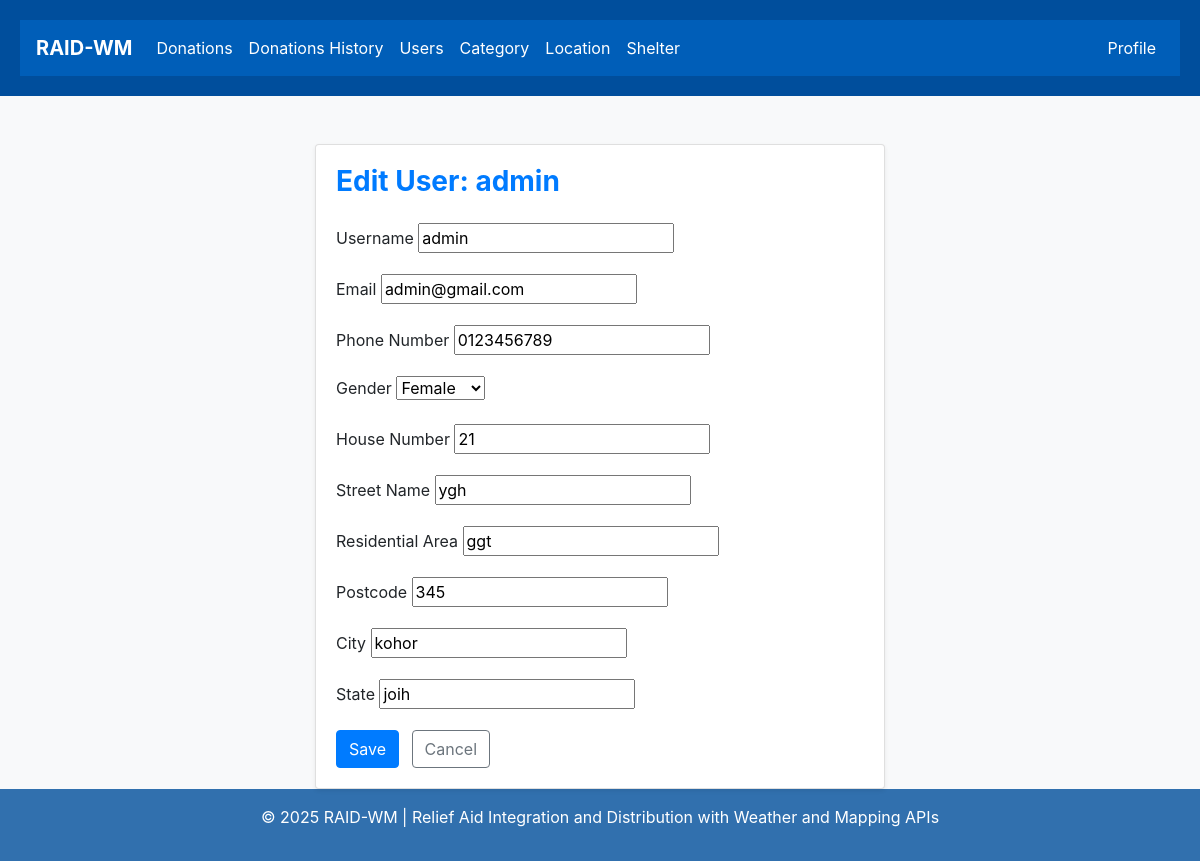
The page /users/edit/1/ (signed in) on the database as committed earlier.
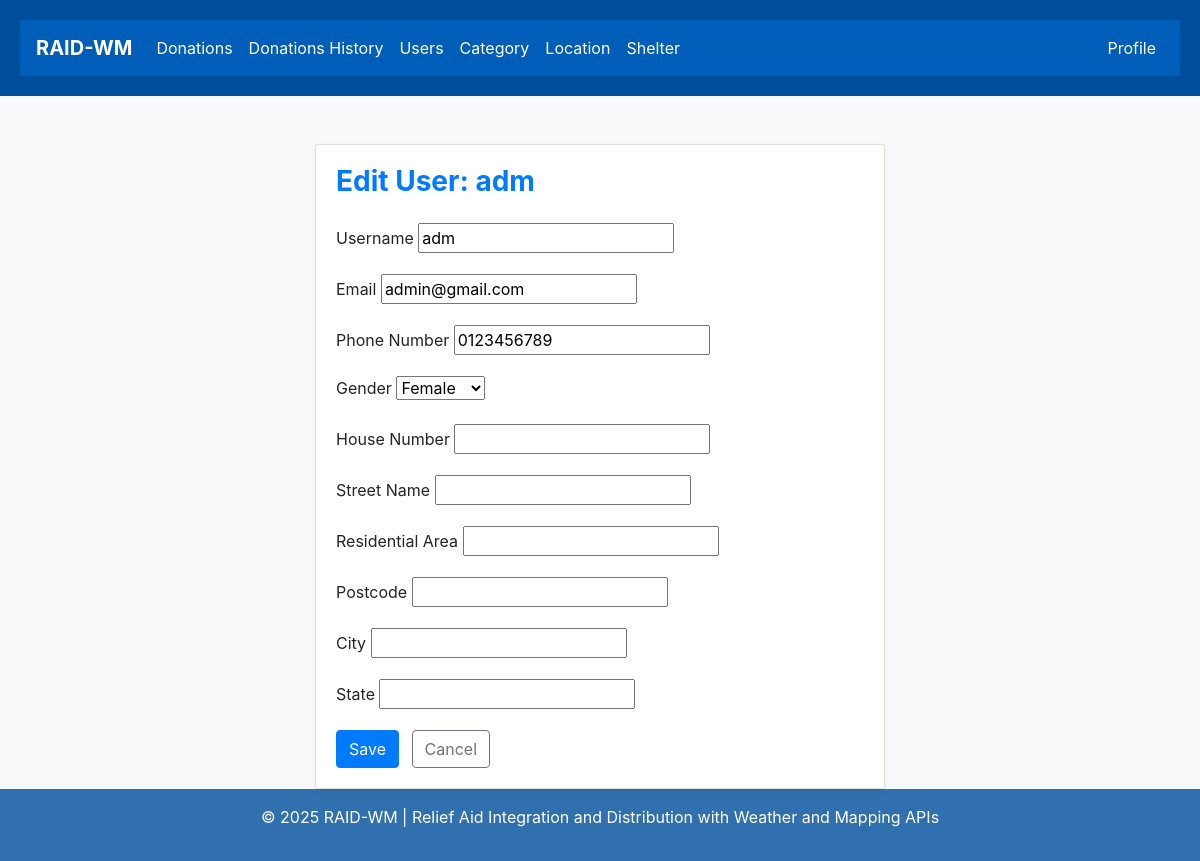
The same page on the database as committed later.
### members/models.py (models this page shows, shortened)
class CustomUser(AbstractUser):
    house_number = models.CharField(max_length=20, blank=True, null=True)
    street_name = models.CharField(max_length=100, blank=True, null=True)
    residential_area = models.CharField(max_length=100, blank=True, null=True)
    postcode = models.CharField(max_length=10, blank=True, null=True)
    city = models.CharField(max_length=100, blank=True, null=True)
    state = models.CharField(max_length=100, blank=True, null=True)
    phone_number = models.CharField(max_length=20, blank=True)
    gender = models.CharField(max_length=10, choices=[('M', 'Male'), ('F', 'Female')], blank=True)
    is_employee = models.BooleanField(default=False)
    email = models.EmailField(unique=True)

### members/views.py (the view)
# urls.py: path('users/edit/<int:user_id>/', views.edit_user, name='edit_user'),
@staff_member_required
def edit_user(request, user_id):
    user = get_object_or_404(CustomUser, pk=user_id)
    if request.method == 'POST':
        form = UserEditForm(request.POST, request.FILES, instance=user)
        if form.is_valid():
            form.save()
            return redirect('users')
    else:
        form = UserEditForm(instance=user)
    return render(request, 'user/edit_user.html', {'form': form, 'edit_user': user})

### members/forms.py
class UserEditForm(forms.ModelForm):
    class Meta:
        model = CustomUser
        fields = ['username', 'email', 'phone_number', 'gender', 'house_number', 'street_name', 'residential_area', 'postcode', 'city', 'state']
        labels = {
            'username': 'Username',
            'email': 'Email',
            'phone_number': 'Phone Number',
            'gender': 'Gender',
            'house_number': 'House Number',
            'street_name': 'Street Name',
            'residential_area': 'Residential Area',
            'postcode': 'Postcode',
            'city': 'City',
            'state': 'State',
        }

### members/templates/user/edit_user.html (shortened to what this page needs)
{% extends "master.html" %}
{% block content %}
<div class="container mt-4" style="max-width: 600px;">
  <div class="card shadow-sm">
    <div class="card-body">
      <h3 class="text-primary font-weight-bold mb-4">Edit User: {{ edit_user.username }}</h3>
      <form method="post" enctype="multipart/form-data" novalidate>
        {% for field in form %}
          <div class="form-group">
            <label for="{{ field.id_for_label }}">{{ field.label }}</label>
            {{ field }}
          </div>
        {% endfor %}
        <button type="submit" class="btn btn-primary">Save</button>
        <a href="{% url 'users' %}" class="btn btn-outline-secondary ml-2">Cancel</a>
      </form>
    </div>
  </div>
</div>
{% endblock %}

Rows that differ between the two databases and show on the page:
changed CustomUser "admin@gmail.com": username "admin" → "adm"; house_number "21" → (not shown); street_name "ygh" → (not shown); residential_area "ggt" → (not shown); postcode "345" → (not shown); city "kohor" → (not shown); state "joih" → (not shown)
